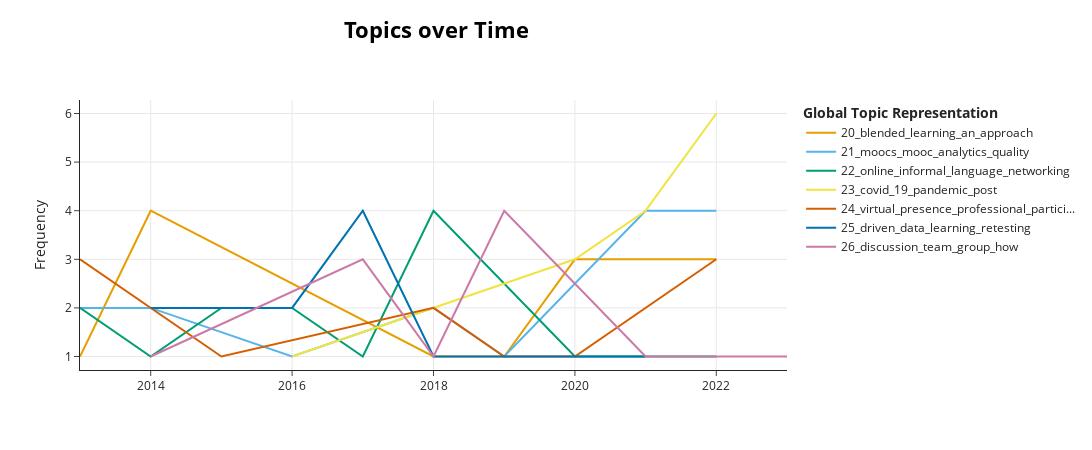

Notebook code cell kept with this figure:
### Code cell
model.visualize_topics_over_time(topics_over_time, topics=[20, 21, 22, 23, 24, 25, 26])

### Figure 1 — Plotly figure (JSON) as saved in the notebook; plotly's stock layout.template omitted (floating-point values rounded to 4 significant figures)
{"data": [{"hoverinfo": "text", "hovertext": ["<b>Topic 20</b><br>Words: dilemmas, blended, experiences, learner, teacher", "<b>Topic 20</b><br>Words: blended, library, explorations, areas, interpretation", "<b>Topic 20</b><br>Words: blended, presence, participation, spanish, courses", "<b>Topic 20</b><br>Words: f2f, blended, comparing, roles, course", "<b>Topic 20</b><br>Words: blended, inquiry, colombian, porous, expanded", "<b>Topic 20</b><br>Words: blended, achieve, era, indian, learning", "<b>Topic 20</b><br>Words: blended, approach, inclusive, ssci, indexed"], "marker": {"color": "#E69F00"}, "mode": "lines", "name": "20_blended_learning_an_approach", "type": "scatter", "x": [2013, 2014, 2018, 2019, 2020, 2021, 2022], "y": [1, 4, 1, 1, 3, 3, 3]}, {"hoverinfo": "text", "hovertext": ["<b>Topic 21</b><br>Words: moocs, are, leave, solution, truly", "<b>Topic 21</b><br>Words: moocs, pest, reach, promise, local", "<b>Topic 21</b><br>Words: standards, analytics, matters, enhance, quality", "<b>Topic 21</b><br>Words: moocs, opinion, indian, analytics, instructors", "<b>Topic 21</b><br>Words: everyone, mooc, lifelong, success, emerging", "<b>Topic 21</b><br>Words: mooc, quality, moocs, analytics, inclusion", "<b>Topic 21</b><br>Words: mooc, analytics, moocs, delving, collective"], "marker": {"color": "#56B4E9"}, "mode": "lines", "name": "21_moocs_mooc_analytics_quality", "type": "scatter", "x": [2013, 2014, 2016, 2018, 2019, 2021, 2022], "y": [2, 2, 1, 2, 1, 4, 4]}, {"hoverinfo": "text", "hovertext": ["<b>Topic 22</b><br>Words: constructed, emic, informal, participatory, complex", "<b>Topic 22</b><br>Words: welle, deutsch, deutsche, interaktiv, purposing", "<b>Topic 22</b><br>Words: oile, netnography, explore, informal, communities", "<b>Topic 22</b><br>Words: webconferencing, sites, busuu, semiotic, networking", "<b>Topic 22</b><br>Words: guide, task, teaching, online, teachers", "<b>Topic 22</b><br>Words: informal, online, butterfly, minority, chasing", "<b>Topic 22</b><br>Words: vision, languages, making, professional, teaching", "<b>Topic 22</b><br>Words: classrooms, perceptions, analysis, virtual, teacher"], "marker": {"color": "#009E73"}, "mode": "lines", "name": "22_online_informal_language_networking", "type": "scatter", "x": [2013, 2014, 2015, 2016, 2017, 2018, 2020, 2022], "y": [2, 1, 2, 2, 1, 4, 1, 1]}, {"hoverinfo": "text", "hovertext": ["<b>Topic 23</b><br>Words: disaster, after, strikes, means, closures", "<b>Topic 23</b><br>Words: covid, 19, panacea, canada, restrictions", "<b>Topic 23</b><br>Words: covid, 19, pandemic, post, during", "<b>Topic 23</b><br>Words: covid, pandemic, 19, post, panacea"], "marker": {"color": "#F0E442"}, "mode": "lines", "name": "23_covid_19_pandemic_post", "type": "scatter", "x": [2016, 2020, 2021, 2022], "y": [1, 3, 4, 6]}, {"hoverinfo": "text", "hovertext": ["<b>Topic 24</b><br>Words: virtual, engagement, environment, collaborating, demand", "<b>Topic 24</b><br>Words: disconnection, presence, field, communication, socio", "<b>Topic 24</b><br>Words: multiuser, facilitating, roles, participation, environment", "<b>Topic 24</b><br>Words: presence, collaborations, interaction, social, list", "<b>Topic 24</b><br>Words: formative, presence, exchange, virtual, blended", "<b>Topic 24</b><br>Words: community, fail, book, quot, virtual", "<b>Topic 24</b><br>Words: professional, exchange, virtual, youth, catalyst"], "marker": {"color": "#D55E00"}, "mode": "lines", "name": "24_virtual_presence_professional_partici...", "type": "scatter", "x": [2013, 2014, 2015, 2018, 2019, 2020, 2022], "y": [3, 2, 1, 2, 1, 1, 3]}, {"hoverinfo": "text", "hovertext": ["<b>Topic 25</b><br>Words: driven, data, induction, discovering, formulaic", "<b>Topic 25</b><br>Words: driven, data, preposition, verb, beginners", "<b>Topic 25</b><br>Words: driven, data, challenge, retesting, tackling", "<b>Topic 25</b><br>Words: driven, overgenerated, unlearning, data, be", "<b>Topic 25</b><br>Words: driven, disciplinary, characterising, query, data", "<b>Topic 25</b><br>Words: driven, bundles, c1, below, data", "<b>Topic 25</b><br>Words: driven, data, over, stock, thirty"], "marker": {"color": "#0072B2"}, "mode": "lines", "name": "25_driven_data_learning_retesting", "type": "scatter", "x": [2014, 2016, 2017, 2018, 2019, 2020, 2021], "y": [2, 2, 4, 1, 1, 1, 1]}, {"hoverinfo": "text", "hovertext": ["<b>Topic 26</b><br>Words: questioning, discussion, facilitating, strategies, as", "<b>Topic 26</b><br>Words: discussions, facebook, holistic, teaches, encourage", "<b>Topic 26</b><br>Words: formation, quot, group, mixed, outcomes", "<b>Topic 26</b><br>Words: team, discussion, how, quality, forums", "<b>Topic 26</b><br>Words: set, forums, discussion, up, group", "<b>Topic 26</b><br>Words: seminars, slack, facilitates, quot, how"], "marker": {"color": "#CC79A7"}, "mode": "lines", "name": "26_discussion_team_group_how", "type": "scatter", "x": [2014, 2017, 2018, 2019, 2021, 2023], "y": [1, 3, 1, 4, 1, 1]}], "layout": {"height": 450, "hoverlabel": {"bgcolor": "white", "font": {"family": "Rockwell", "size": 16}}, "legend": {"title": {"text": "<b>Global Topic Representation"}}, "title": {"font": {"color": "Black", "size": 22}, "text": "<b>Topics over Time</b>", "x": 0.4, "xanchor": "center", "y": 0.95, "yanchor": "top"}, "width": 1250, "xaxis": {"showgrid": true}, "yaxis": {"showgrid": true, "title": {"text": "Frequency"}}}}
